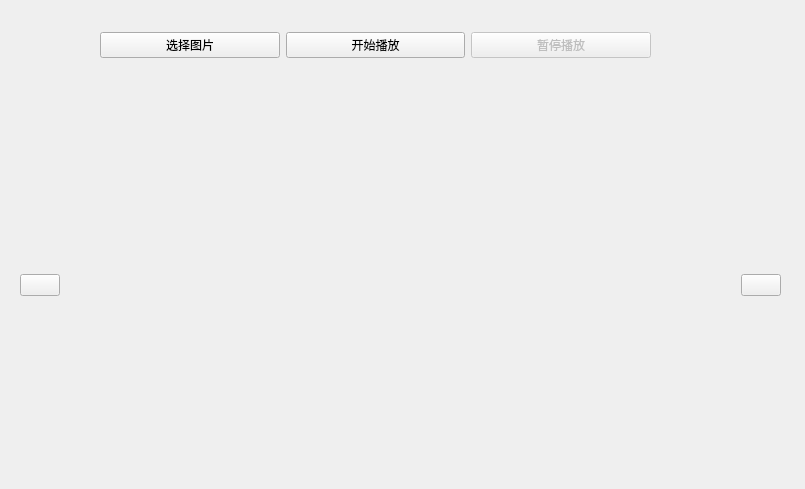
<?xml version="1.0" encoding="UTF-8"?>
<ui version="4.0">
 <class>Widget</class>
 <widget class="QWidget" name="Widget">
  <property name="geometry">
   <rect>
    <x>0</x>
    <y>0</y>
    <width>805</width>
    <height>489</height>
   </rect>
  </property>
  <property name="windowTitle">
   <string>Widget</string>
  </property>
  <widget class="QWidget" name="horizontalLayoutWidget">
   <property name="geometry">
    <rect>
     <x>20</x>
     <y>110</y>
     <width>761</width>
     <height>351</height>
    </rect>
   </property>
   <layout class="QHBoxLayout" name="horizontalLayout">
    <item>
     <widget class="QPushButton" name="previous">
      <property name="text">
       <string/>
      </property>
      <property name="icon">
       <iconset resource="res.qrc">
        <normaloff>:/res/previous.bmp</normaloff>:/res/previous.bmp</iconset>
      </property>
     </widget>
    </item>
    <item>
     <widget class="PlayImage" name="playImage" native="true">
      <property name="sizePolicy">
       <sizepolicy hsizetype="Expanding" vsizetype="Minimum">
        <horstretch>0</horstretch>
        <verstretch>0</verstretch>
       </sizepolicy>
      </property>
     </widget>
    </item>
    <item>
     <widget class="QPushButton" name="next_btn">
      <property name="text">
       <string/>
      </property>
      <property name="icon">
       <iconset resource="res.qrc">
        <normaloff>:/res/next.bmp</normaloff>:/res/next.bmp</iconset>
      </property>
     </widget>
    </item>
   </layout>
  </widget>
  <widget class="QWidget" name="horizontalLayoutWidget_2">
   <property name="geometry">
    <rect>
     <x>100</x>
     <y>30</y>
     <width>551</width>
     <height>31</height>
    </rect>
   </property>
   <layout class="QHBoxLayout" name="horizontalLayout_2">
    <item>
     <widget class="QPushButton" name="open_btn">
      <property name="text">
       <string>选择图片</string>
      </property>
      <property name="icon">
       <iconset resource="res.qrc">
        <normaloff>:/res/open.bmp</normaloff>:/res/open.bmp</iconset>
      </property>
     </widget>
    </item>
    <item>
     <widget class="QPushButton" name="start_btn">
      <property name="text">
       <string>开始播放</string>
      </property>
      <property name="icon">
       <iconset resource="res.qrc">
        <normaloff>:/res/start.bmp</normaloff>:/res/start.bmp</iconset>
      </property>
     </widget>
    </item>
    <item>
     <widget class="QPushButton" name="pause_btn">
      <property name="enabled">
       <bool>false</bool>
      </property>
      <property name="text">
       <string>暂停播放</string>
      </property>
      <property name="icon">
       <iconset resource="res.qrc">
        <normaloff>:/res/pause.bmp</normaloff>:/res/pause.bmp</iconset>
      </property>
     </widget>
    </item>
   </layout>
  </widget>
 </widget>
 <customwidgets>
  <customwidget>
   <class>PlayImage</class>
   <extends>QWidget</extends>
   <header location="global">playimage.h</header>
   <container>1</container>
  </customwidget>
 </customwidgets>
 <resources>
  <include location="res.qrc"/>
 </resources>
 <connections/>
</ui>
